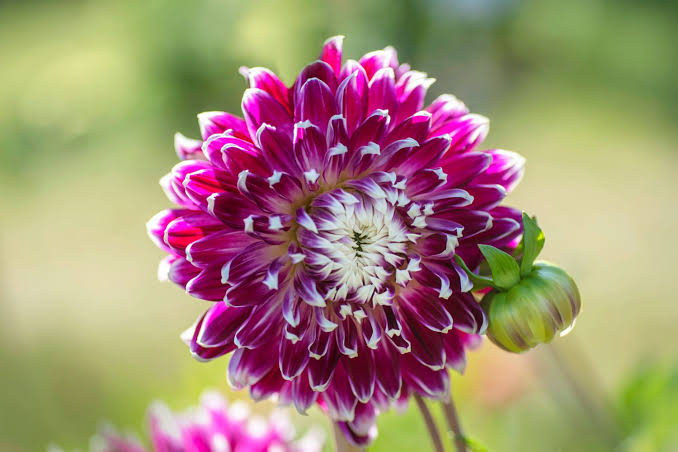
#> input picture exp-10 input.jpg, 678 x 452 px
$ python EXP17.py   (older library calls are emulated)
#> lines starting #> are read from the running program, lines starting #| are printed output that depends on the picture; pictures that were not available may be replaced by others from this repository, and a replacement may not be noted
import cv2
import tkinter as tk
from tkinter import filedialog

root = tk.Tk()
root.withdraw()
path = filedialog.askopenfilename(
    title="Select an image",
    filetypes=[("Image files", "*.jpg *.jpeg *.png *.bmp *.webp")]
)
#> the answer given: ../exp-10 input.jpg
root.destroy()

if not path:
    raise SystemExit("No image selected.")

image = cv2.imread(path)
#> image is the input picture: shape (452, 678, 3); mean B, G, R 117, 140, 162.5
if image is None:
    raise SystemExit("Unable to read the selected image.")

image = cv2.imread("input.jpg")
gray = cv2.cvtColor(image, cv2.COLOR_BGR2GRAY)
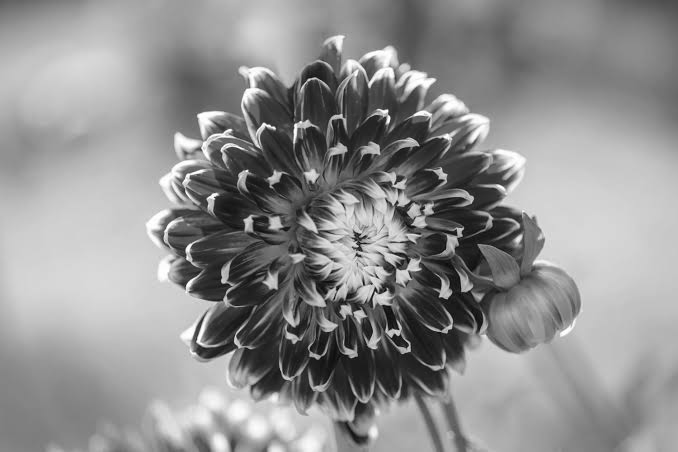
#> gray: shape (452, 678); min 8, max 255, mean 144.1
sobel_x = cv2.Sobel(gray, cv2.CV_64F, 1, 0, ksize=3)
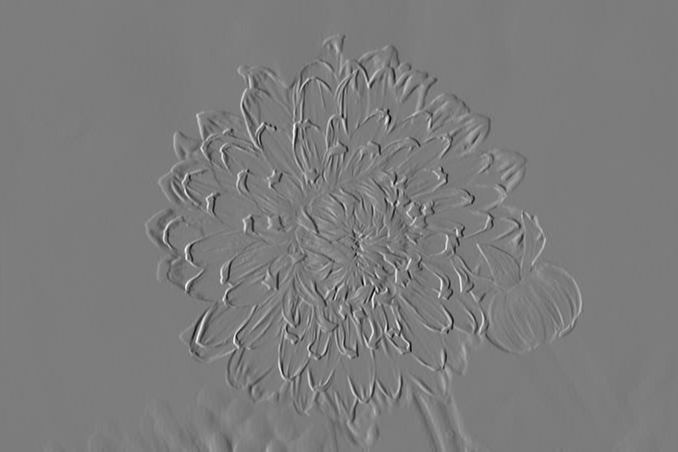
#> sobel_x: shape (452, 678) float64; min -775, max 811, mean 0; drawn with min black and max white
sobel_x = cv2.convertScaleAbs(sobel_x)
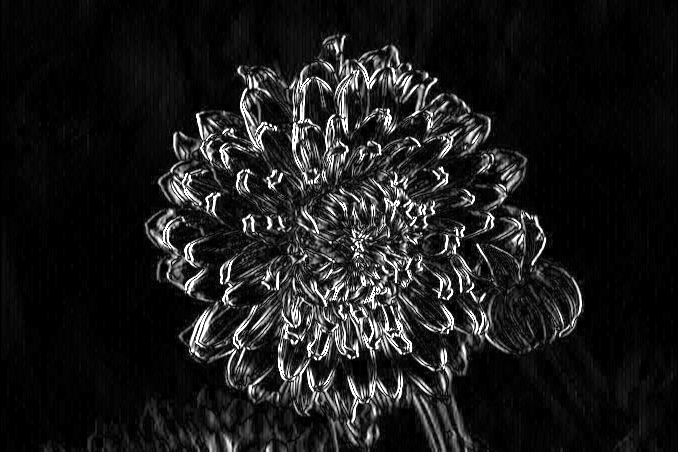
#> sobel_x: shape (452, 678); min 0, max 255, mean 27.8

cv2.imshow("Original", image)
cv2.imshow("Sobel X", sobel_x)
cv2.imwrite("17_sobel_x.jpg", sobel_x)
cv2.waitKey(0)
cv2.destroyAllWindows()

$ run again, on ep-2 input.png
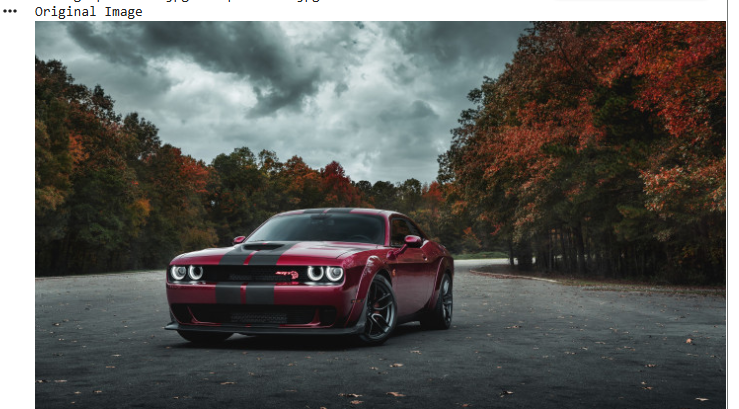
#> input picture ep-2 input.png, 739 x 409 px
#> image is the input picture: shape (409, 739, 3); mean B, G, R 91.8, 94.7, 94.4
#> `sobel_x = cv2.Sobel(gray, cv2.CV_64F, 1, 0, ksize=3)`:
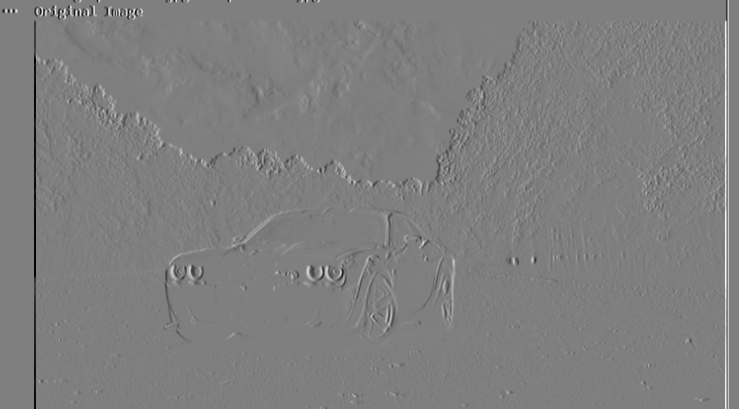
#> sobel_x: shape (409, 739) float64; min -961, max 963, mean 0; drawn with min black and max white
#> `sobel_x = cv2.convertScaleAbs(sobel_x)`:
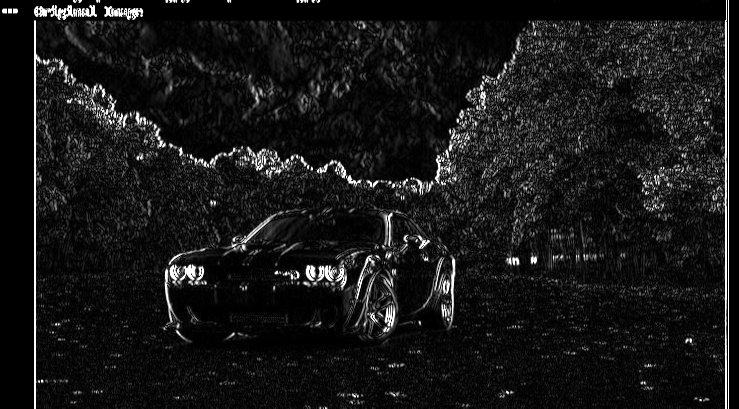
#> sobel_x: shape (409, 739); min 0, max 255, mean 23.2
